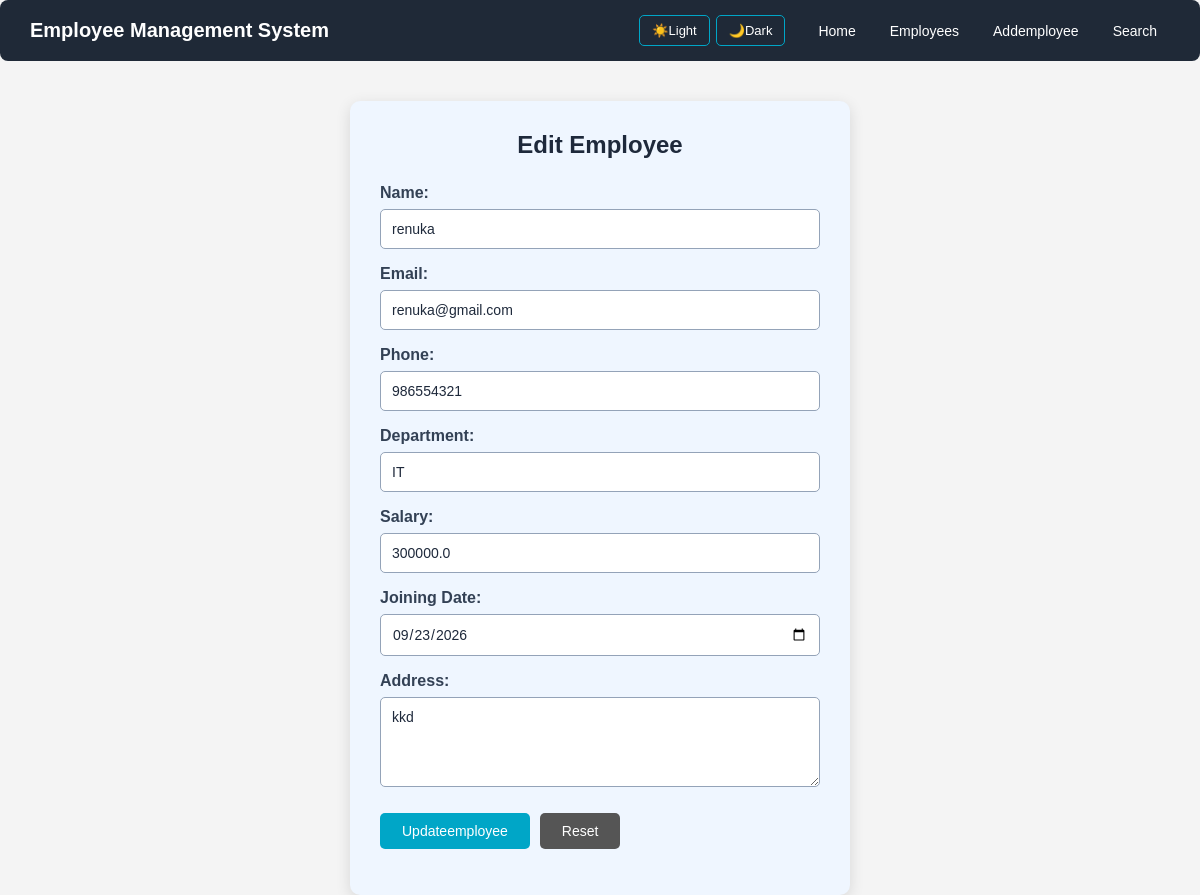
The page /edit-employee/1 (signed in) on the database its author committed.
### tables this page shows
CREATE TABLE employee (id INTEGER PRIMARY KEY AUTOINCREMENT,user_id INTEGER NOT NULL,name TEXT NOT NULL,
    email TEXT NOT NULL,phone TEXT NOT NULL,department TEXT NOT NULL,salary REAL NOT NULL,joiningdate TEXT NOT NULL,
    address TEXT NOT NULL);

### server.py (the view)
@app.route("/edit-employee/<int:id>")
def edit_employee_page(id):
   if not login_required():
      return redirect("/login")
   theme = request.cookies.get("theme", "light")
   connection = get_database_connection()
   cursor = connection.cursor()
   cursor.execute(
    """SELECT * FROM employee
       WHERE id=? AND user_id=?""",
    (id, session["user_id"]))
   employee = cursor.fetchone()
   connection.close()
   if employee is None:
        return """
        <h2>Employee not found</h2>
        <a href="/employees">Back to employees</a>
        """
   return render_template(
        "edit-employee.html",
        employee=employee,
        theme=theme
     )

### server.py (called while the page is built)
def get_database_connection():
   connection=sqlite3.connect("users.db")
   connection.row_factory=sqlite3.Row
   return connection

def login_required():
    return "user_id" in session

### Templates/edit-employee.html (shortened to what this page needs)
<!DOCTYPE html>
<html lang="en">
<head>
</head>
<body class="{{theme}}">
    <nav class="navbar">
        <div class="logo">
           Employee Management System
        </div>
        <div class="theme-buttons">
            <a href="/set-theme/light">☀️Light</a>
            <a href="/set-theme/dark">🌙Dark</a>
        </div>
        <ul class="nav-links">
            <li>
                <a href="/">Home</a>
            </li>
            <li>
                <a href="/employees">Employees</a>
            </li>
            <li>
                <a href="/add-employee">Addemployee</a>
            </li>
            <li>
                <a href="/search">Search</a>
            </li>
        </ul>
    </nav>
     <div id="container">
         <h1>Edit Employee</h1>
    <form action="/edit-employee/{{ employee['id'] }}" method="POST">
       <div>
          <label>Name:</label>
          <input type="text" name="name" value="{{ employee['name'] }}" required>
       </div>
       <div>
        <label>Email:</label>
        <input type="email" name="email" value="{{ employee['email'] }}" required>
        </div>
         <div>
        <label>Phone:</label>
        <input type="tel" name="phone" value="{{ employee['phone'] }}" required>
        </div>
         <div>
        <label>Department:</label>
        <input type="text" name="department" value="{{ employee['department'] }}" required>
       </div>
         <div>
        <label>Salary:</label>
        <input type="number" name="salary" value="{{ employee['salary'] }}" required>
        </div>
      <div>
        <label>Joining Date:</label>
        <input type="date" name="joiningdate" value="{{ employee['joiningdate'] }}" required>
       </div>
       <div>
            <label>Address:</label>
            <textarea name="address" required >{{ employee['address'] }}</textarea>
        </div>
        <div class="button">
        <button type="submit" class="update-btn">
            Updateemployee
        </button>
        <button type="reset" class="reset-btn">
            Reset
        </button>
        </div>
    </form>
</body>
</html>

### Templates/edit-employee.html (style rules this page uses)
* { margin: 0; padding: 0; box-sizing: border-box; }
body { font-family: Arial, sans-serif; }
body.light { background-color: #f4f4f4; color: black; }
body.light #container { background-color: #eff6ff; color: #1e293b; }
body.light h1 { color: #1e293b; }
body.light label { color: #334155; }
body.light input, body.light textarea { background-color: #ffffff; color: #1e293b; border-color: #94a3b8; }
.navbar { width: 100%; background-color: #1f2937; padding: 15px 30px; display: flex; align-items: center; border-radius: 8px; margin-bottom: 40px; }
.logo { color: white; font-size: 20px; font-weight: bold; }
.theme-buttons { display: flex; gap: 6px; margin-left: auto; margin-right: 20px; }
.theme-buttons a { text-decoration: none; color: white; padding: 7px 12px; border: 1px solid #00a6c7; border-radius: 5px; font-size: 13px; }
.nav-links { list-style: none; display: flex; gap: 8px; }
.nav-links li a { text-decoration: none; color: white; padding: 9px 13px; border-radius: 5px; font-size: 14px; }
#container { width: 500px; margin: 0 auto; padding: 30px; border-radius: 10px; box-shadow: 0 4px 15px rgba(0, 0, 0, 0.12); transition: 0.3s; }
h1 { text-align: center; margin-bottom: 25px; font-size: 24px; }
form > div { margin-bottom: 16px; }
label { display: block; margin-bottom: 7px; font-weight: bold; }
input, textarea { width: 100%; padding: 11px; border: 1px solid; border-radius: 5px; font-size: 14px; outline: none; font-family: Arial, sans-serif; }
textarea { min-height: 90px; resize: vertical; }
.button { display: flex; gap: 10px; margin-top: 22px; }
button { padding: 10px 22px; border: none; border-radius: 5px; cursor: pointer; font-size: 14px; }
.update-btn { background-color: #00a6c7; color: white; }
.reset-btn { background-color: #555; color: white; }

### rows shown on the page
employee: name "renuka", email "renuka@gmail.com", phone "986554321", department "IT", salary "300000.0", joiningdate "09/23/2026", address "kkd"
